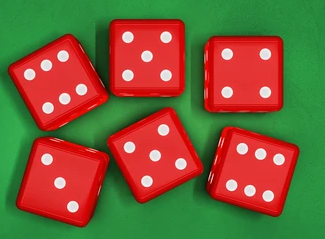
#> input picture homework2/#4/#4_dices.PNG, 325 x 239 px
$ python homework4-1.py
#> lines starting #> are read from the running program, lines starting #| are printed output that depends on the picture; after the words box and inside, x2 and y2 are one past the last pixel; in counts of white or black regions, pixels touching at a corner belong together
import cv2
import numpy as np

src = cv2.imread("#4_dices.PNG", cv2.IMREAD_COLOR)
#> src is the input picture: shape (239, 325, 3); mean B, G, R 54.9, 94.3, 120.5

gray = cv2.cvtColor(src, cv2.COLOR_RGB2GRAY)
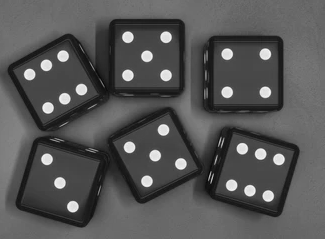
#> gray: shape (239, 325); min 2, max 246, mean 85.5
gray1 = cv2.bilateralFilter(gray,-1, 300, 6)
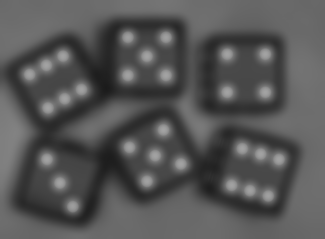
#> gray1: shape (239, 325); min 27, max 163, mean 85.3
ret, binary = cv2.threshold(gray1, 140, 255, cv2.THRESH_BINARY)
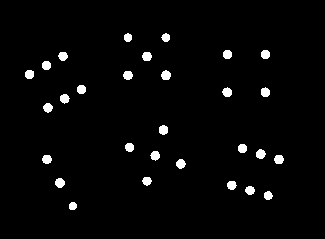
#> binary: shape (239, 325); 2.6% white; 29 white regions, largest, box (x1, y1, x2, y2) and area: (161, 70, 171, 80) 77, (55, 178, 65, 188) 77, (256, 149, 266, 159) 75
binary = cv2.bitwise_not(binary)
#> binary: shape (239, 325); 97.4% white; 29 black regions

contours, hierarchy = cv2.findContours(binary, cv2.RETR_LIST, cv2.CHAIN_APPROX_NONE)
#> contours = 30 contours; largest, box (x1, y1, x2, y2) and area: (0, 0, 325, 239) 77112, (160, 69, 172, 81) 91, (54, 177, 66, 189) 90, (255, 148, 267, 160) 88, (273, 154, 285, 165) 88
circle_num = 0
count =[]

for i in range(len(contours)):
    cv2.drawContours(src, [contours[i]], 0, (255, 0, 0), 2)
    #cv2.putText(src, str(i), tuple(contours[i][0][0]), cv2.FONT_HERSHEY_COMPLEX, 0.8, (0, 255, 0), 1)
    print(hierarchy) # 훈서 우리가 분석해봐야할거 같음 여기를

    if hierarchy[0][i][2] == -1:
        if hierarchy[0][i][0] == -1:
            circle_num += 1
            count.append(circle_num)
            circle_num = 0
        else:
            circle_num += 1

    cv2.imshow("src", src)
    cv2.waitKey(0)
#> this loop made 30 passes
#> (printed output is left out)
#> pass 2, `cv2.imshow("src", src)`:
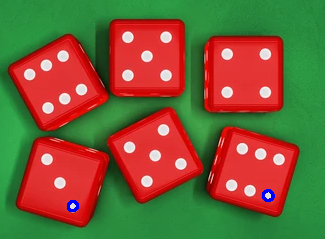
#> window 'src': shape (239, 325, 3); mean B, G, R 55.1, 93.8, 119.8
#> after the loop:
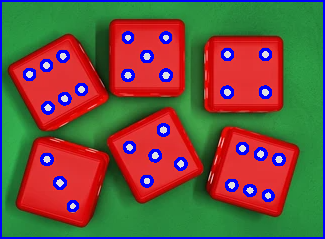
#> src: shape (239, 325, 3); 7.04% of pixels changed, all inside (x1, y1, x2, y2) = (0, 0, 325, 239)
#> after the loop, count = [30]

count.sort()
print(count)
cv2.destroyAllWindows()
